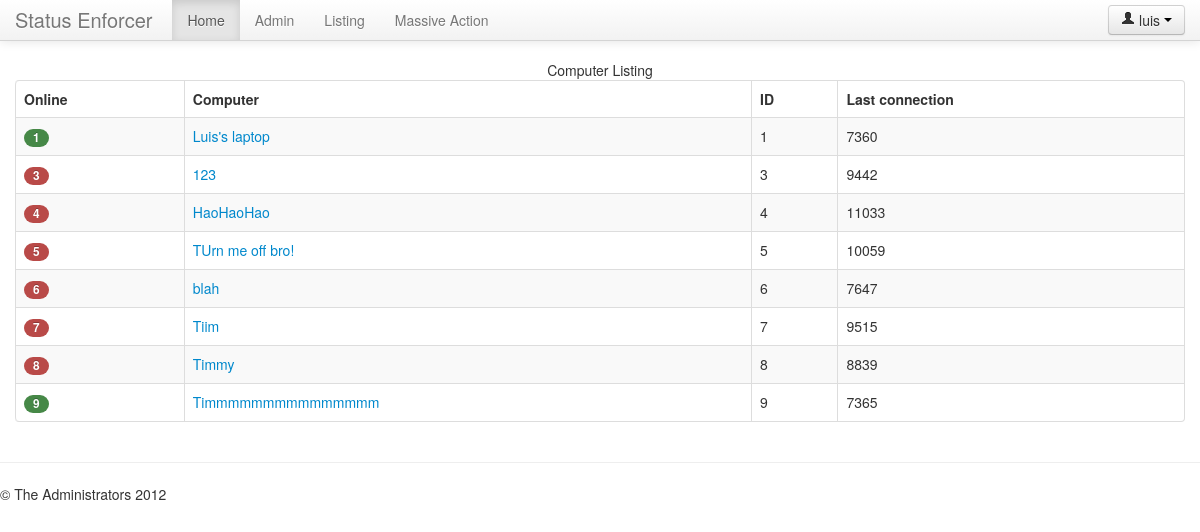
Before: /listing (signed in) with the older database file.
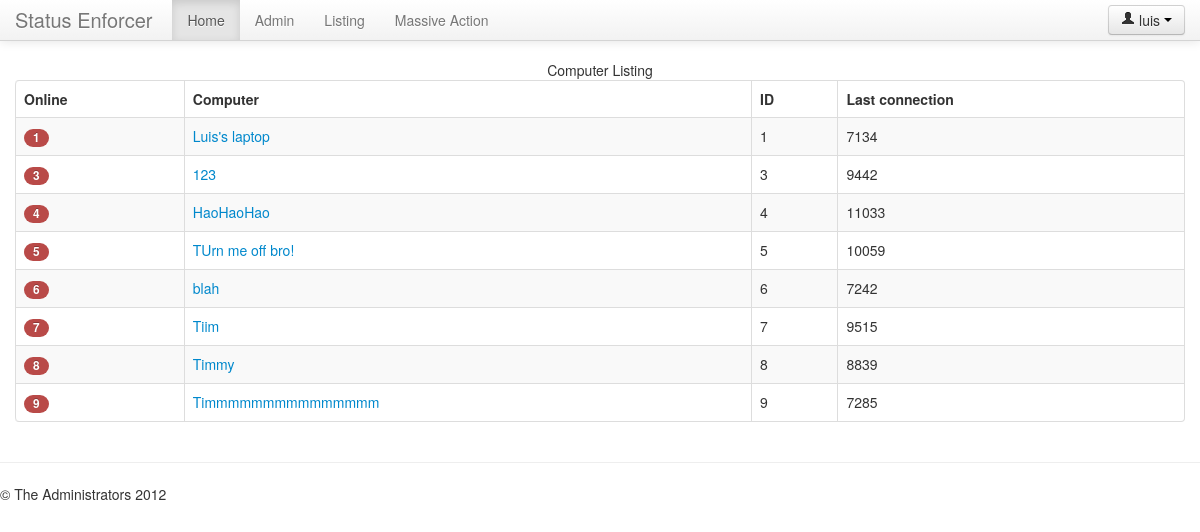
After: the same page with the newer database file.
### server/models.py (models this page shows, shortened)
class Computer(models.Model):
    name = models.CharField(max_length=255)
    lastConnection = models.DateTimeField()
    status = models.CharField(max_length=80)
    connected = models.BooleanField(default=False)
    key = models.CharField(max_length=255)
    def get_absolute_url(self):
        return '/listing/%d' % self.pk
    def activityLength(self):
        now = datetime.now(utc)
        delta = now - self.lastConnection
        return delta.seconds

### server/views.py (the view)
# urls.py: url(r'^listing$', 'listing'),
@login_required
def listing(request):
    params = {'computers': Computer.objects.all()}
    return render(request, 'server/listing.html', params)

### statusEnforcer/templates/server/listing.html (shortened to what this page needs)
{% extends "base.html" %}
{% block body %}
<table class="table table-bordered table-striped">
    <caption>Computer Listing</caption>
    <thead>
        <tr>
            <th>Online</th>
            <th>Computer</th>
            <th>ID</th>
            <th>Last connection</th>
        </tr>
    </thead>
    <tbody>
        {% for computer in computers %}
        <tr>
            <td>
            {% if computer.connected %}
            <a href="{{ computer.get_absolute_url }}"><span class="badge badge-success">{{ computer.id }}</span></a>
            {% else %}
            <a href="{{ computer.get_absolute_url }}"><span class="badge badge-important">{{ computer.id }}</span></a>
            {% endif %}
            </td>
            <td>
                <a href="{{ computer.get_absolute_url }}">{{ computer.name }}</a>
            </td>
            <td>{{ computer.pk }}</td>
            <td>{{ computer.activityLength }}</td>
        </tr>
        {% endfor %}
    </tbody>
</table>
{% endblock body %}

Changed rows visible on the page:
changed Computer "Luis's laptop": connected True → False (drawn); activityLength "7360" → "7134"
changed Computer "blah": activityLength "7647" → "7242"
changed Computer "Timmmmmmmmmmmmmmm": connected True → False (drawn); activityLength "7365" → "7285"
